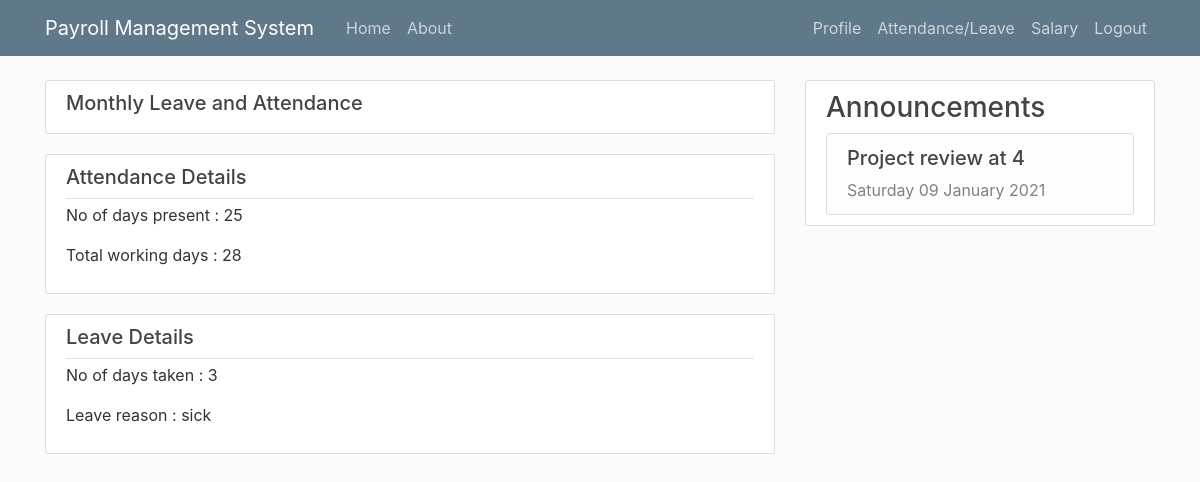
Page /attendance/ (signed in) on the committed database.
### payroll/models.py (models this page shows, shortened)
class Leave(models.Model):
    Reason = models.CharField(max_length=20, default = 'None')
    No_of_days = models.IntegerField(default=0)
    From = models.DateTimeField(default=timezone.now)
    To = models.DateTimeField(default=timezone.now)
    user = models.OneToOneField(User, on_delete=models.CASCADE)

class announcements(models.Model):
    content = models.TextField()
    date_posted = models.DateTimeField(default=timezone.now)
    @property
    def getdate(self):
        date = self.date_posted
        return date.strftime('%A %d %B %Y')

### payroll/views.py (the view)
# urls.py: path('attendance/', views.attendance_leave, name='attendance'),
@login_required
def attendance_leave(request):
    a = announcements.objects.all()
    emp = Employee_details.objects.filter(user=request.user).first()
    attendance = Attendance.objects.filter(user=emp.user).first()
    leave = Leave.objects.filter(user=emp.user).first()
    print(request.user)
    context = {
        'announcements' : a,
        'name': emp.user.username,
        'email': emp.user.email,
        'empid': emp.Emp_id,
        'attendance': attendance.No_of_Days_Punched_in,
        'workingdays': attendance.No_of_Duty_Days,
        'myleave' : leave.No_of_days,
        'leavereason' : leave.Reason
    }
    return render(request, 'payroll/attendance.html', context)

### payroll/templates/payroll/attendance.html
{% extends "payroll/base.html" %}
{% block content %}
    <article class="media content-section">
        <div class="media-body">
        <h5 class="mr-2">Monthly Leave and Attendance</h5>
        </div>
    </article>
    <article class="media content-section">
        <div class="media-body">
        <div class="article-metadata">
            <h5 class="mr-2">Attendance Details</h5>
        </div>
        <p>No of days present : {{ attendance }}</p>
        <p>Total working days : {{ workingdays }}</p>
        </div>
      </article>
      <article class="media content-section">
        <div class="media-body">
        <div class="article-metadata">
            <h5 class="mr-2">Leave Details</h5>
        </div>
        <p>No of days taken : {{ myleave }}</p>
        <p>Leave reason : {{ leavereason }}</p>
        </div>
      </article>
{% endblock content %}
{% block head %}
<div class="content-section">
  <h3 style="justify-content: center;">Announcements</h3>
  {% block anmts %}
  <ul class="list-group">
  {% for i in announcements %}
  <li class="list-group-item list-group-item-light">
    <div>
      <h5>{{i.content}}</h5>
      {{i.getdate}}
    </div>
  </li>
  {% endfor %}
</ul>
{% endblock anmts %}
</div>
{% endblock head %}

### payroll/static/payroll/main.css (style rules this page uses)
body { background: #fafafa; color: #333333; margin-top: 5rem; }
h1, h2, h3, h4, h5, h6 { color: #444444; }
ul { margin: 0; }
.content-section { background: #ffffff; padding: 10px 20px; border: 1px solid #dddddd; border-radius: 3px; margin-bottom: 20px; }
.article-metadata { padding-bottom: 1px; margin-bottom: 4px; border-bottom: 1px solid #e3e3e3 }

### rows in the picture
Leave: Reason "sick"
announcements: content "Project review at 4", getdate "Saturday 09 January 2021"

### other values in the picture
{{ attendance }} "25"
{{ workingdays }} "28"
{{ myleave }} "3"
